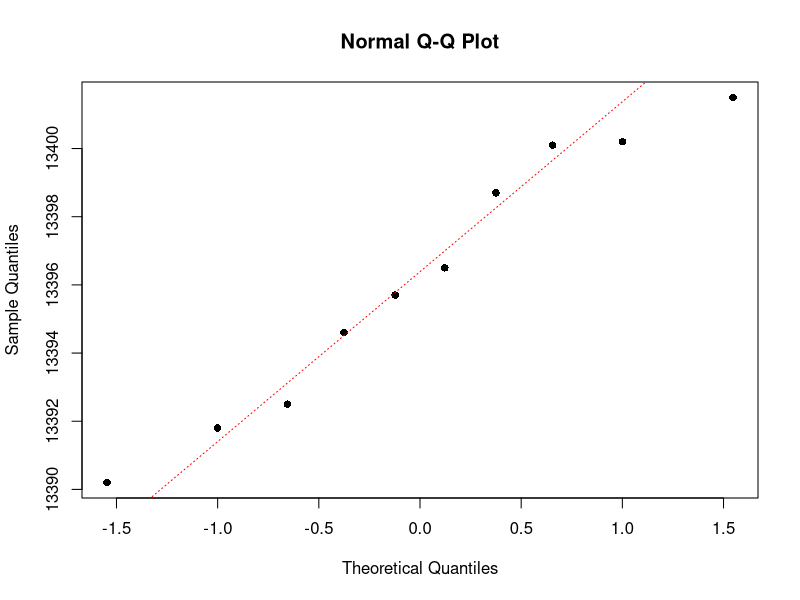
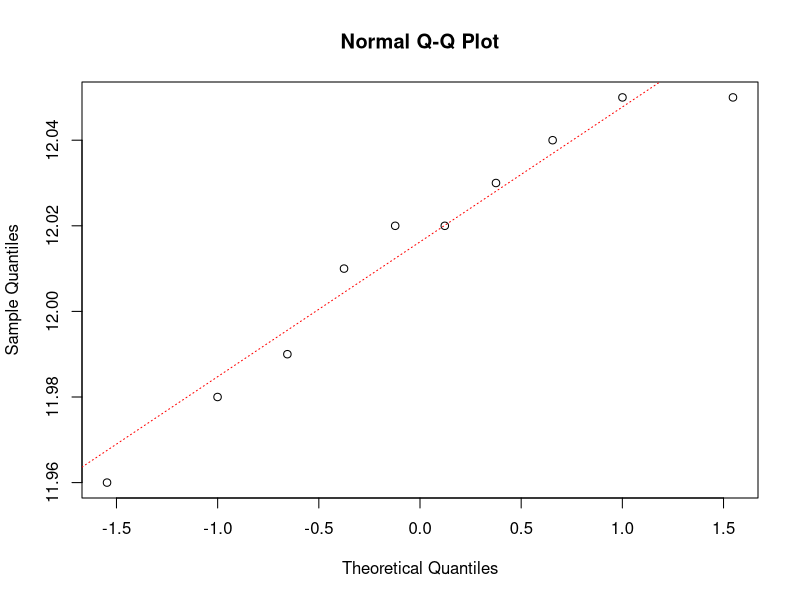
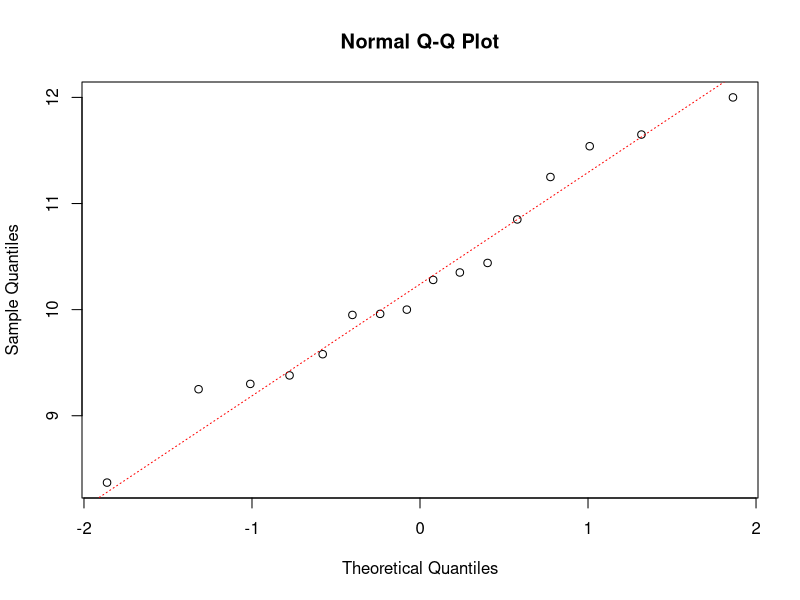
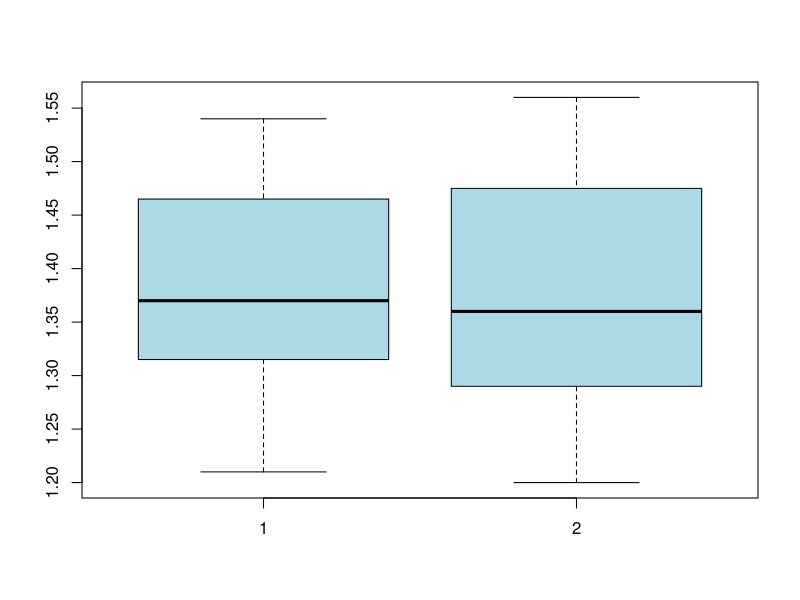
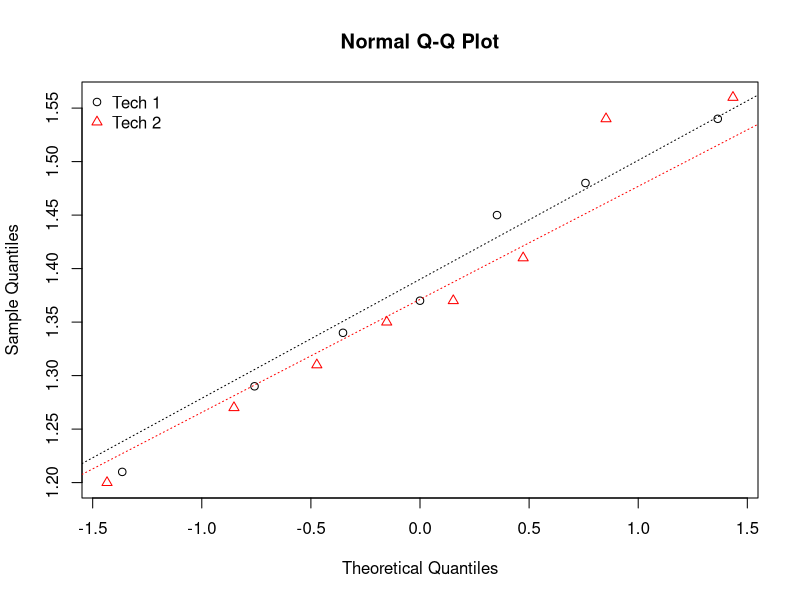
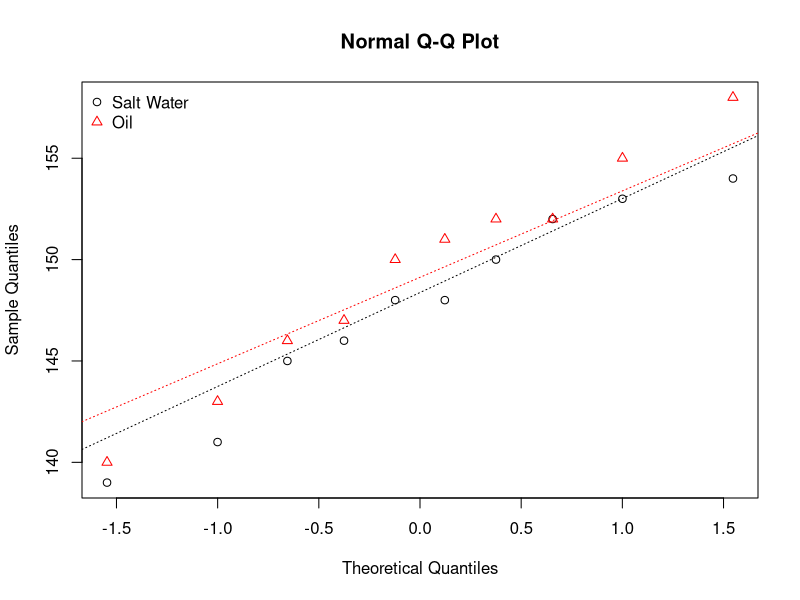
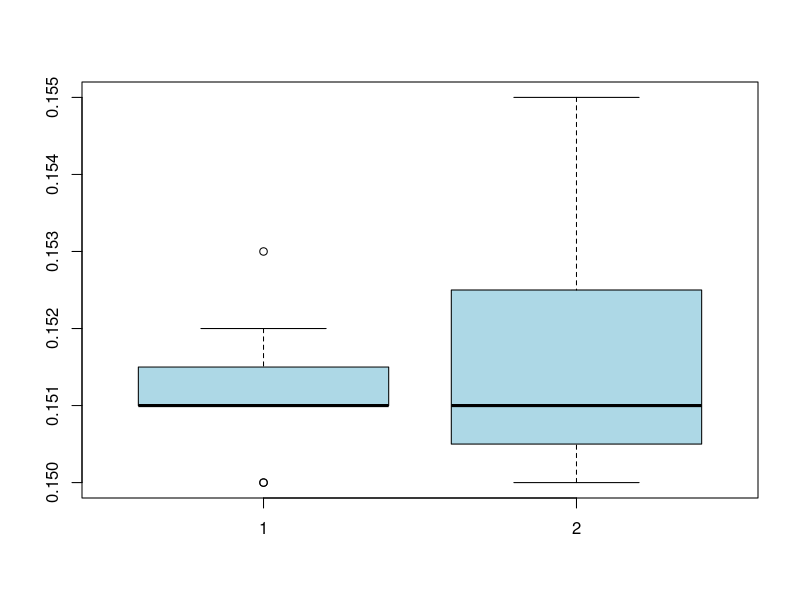
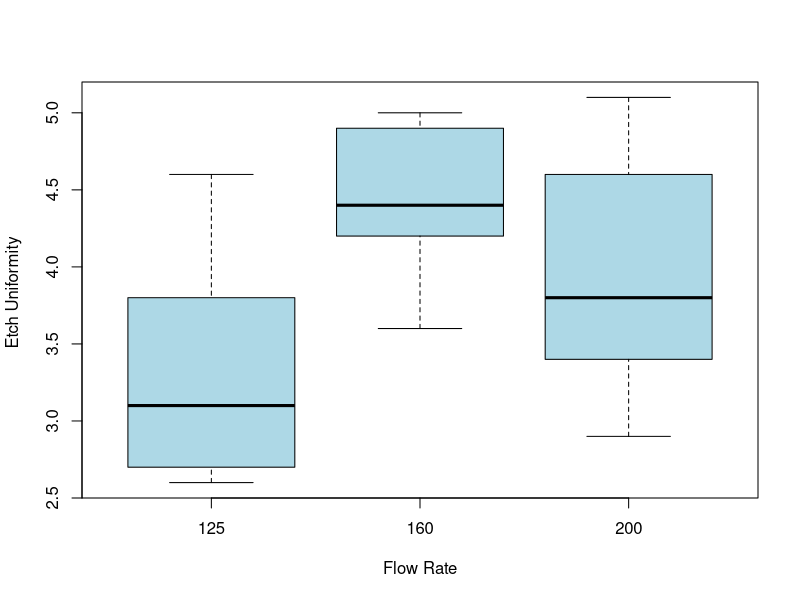

These charts were generated, in order, by the following R code:
## ---- chunk 1
knitr::opts_chunk$set(echo = FALSE, dpi=200, fig.align = 'center',
                      warning = F, message = F)
## ---- chunk 2
x <- c(13.3987, 13.3957, 13.3902, 13.4015, 13.4001, 13.3918, 13.3965,
       13.3925, 13.3946,13.4002)
y <- x*1000
# an appropriate test might be a t test:
test <- t.test(y, mu=13400, conf.level = 0.99)
## ---- chunk 3
qqnorm(y, pch=16)
qqline(y, lty=3, col="red")
## ---- chunk 4
x <- c(12.03, 12.01, 12.04, 12.02, 12.05, 11.98, 11.96, 12.02, 12.05, 11.99)
test <- t.test(x, conf.level = 0.99, mu=12)
## ---- chunk 5
qqnorm(x)
qqline(x, lty=3, col="red")
## ---- chunk 6
x<- c(10.35, 9.30,10.00, 9.96, 11.65, 12.00, 11.25, 9.58, 11.54, 9.95,
      10.28, 8.37, 10.44, 9.25, 9.38, 10.85)
# test the mean: 
test <- t.test(x, mu=12)
## Create function to perform chi-square test.
var.interval <- function(x,sigma0,conf.level = 0.95) {
  df <- length(x) - 1
  chilower <- qchisq((1 - conf.level)/2, df)
  chiupper <- qchisq((1 - conf.level)/2, df, lower.tail = FALSE)
  v <- var(x)
  testchi <- df*v/(sigma0^2)
  alpha <- 1-conf.level

  print(paste("Standard deviation = ", round(sqrt(v),4)),quote=FALSE)
  print(paste("Test statistic = ", round(testchi,4)),quote=FALSE)
  print(paste("Degrees of freedom = ", round(df,0)),quote=FALSE)
  print(" ",quote=FALSE)
  print("Two-tailed test critical values, alpha=0.05",quote=FALSE)
  print(paste("Lower = ", round(qchisq(alpha/2,df),4)),quote=FALSE)
  print(paste("Upper = ", round(qchisq(1-alpha/2,df),4)),quote=FALSE)
  print(" ",quote=FALSE)
  print("95% Confidence Interval for Standard Deviation",quote=FALSE)
  print(c(round(sqrt(df * v/chiupper),4), 
         round(sqrt(df * v/chilower),4)),quote=FALSE)
}
## Perform chi-square test.
# var.interval(x, 1)
N <- length(x)
stat <- (N-1)*(sd(x)/1)^2
cv <- sqrt(((N-1)*var(x))/qchisq(c(0.975, 0.025), 15))
## ---- chunk 7
u <- sqrt(((N-1)*var(x))/qchisq(.95, N-1, lower.tail = F))
## ---- chunk 8
qqnorm(x)
qqline(x, lty=3, col="red")
## ---- chunk 9
tech1 <- c(1.45,1.37,1.21,1.54,1.48,1.29,1.34)
tech2 <- c(1.54,1.41,1.56,1.37,1.2,1.31,1.27,1.35)
test <- t.test(tech1, tech2, var.equal = T)
test2 <- var.test(tech1, tech2, var.equal = F)
## ---- chunk 10
boxplot(tech1, tech2, col = "lightblue")
## ---- chunk 11
N <- length(tech2)
stat <- (N-1)*(sd(tech2)/1)^2
cv <- ((N-1)*var(tech2))/qchisq(c(0.975, 0.025), 15)
## ---- chunk 12
q1 <- qqnorm(tech1, plot.it = F)
q2 <- qqnorm(tech2, plot.it = F)
plot(range(q1$x, q2$x), range(q1$y, q2$y), type = "n", 
     xlab = "Theoretical Quantiles", ylab = "Sample Quantiles", 
     main = "Normal Q-Q Plot")
points(q1, pch=1); points(q2, col="red",pch=2)
qqline(tech1, lty=3); qqline(tech2, col="red", lty=3)
legend("topleft", legend = c("Tech 1", "Tech 2"), pch = c(1,2),
       col=c("black", "red"), bty="n")
## ---- chunk 13
salt <- c(145,150,153,148,141,152,146,154,139,148)
oil <- c(152,150,147,155,140,146,158,152,151,143)
test <- t.test(salt, oil, var.equal = TRUE)
t2 <- var.test(salt, oil)
## ---- chunk 14
q1 <- qqnorm(salt, plot.it = F)
q2 <- qqnorm(oil, plot.it = F)
plot(range(q1$x, q2$x), range(q1$y, q2$y), type = "n", 
     xlab = "Theoretical Quantiles", ylab = "Sample Quantiles", 
     main = "Normal Q-Q Plot")
points(q1, pch=1); points(q2, col="red",pch=2)
qqline(salt, lty=3); qqline(oil, col="red", lty=3)
legend("topleft", legend = c("Salt Water", "Oil"), pch = c(1,2),
       col=c("black", "red"), bty="n")
## ---- chunk 15
x <- 18; n <- 200; p <- 0.1; phat <- x/n
stat <- (x - 0.5 - n*p)/sqrt(n*p*(1-p))
conf.int <- phat + c(-1,1)*qnorm(.95)*sqrt((phat*(1-phat))/n)
## ---- chunk 16
x <- 65; n <- 500; p <- 0.08; phat <- x/n
stat <- (x - 0.5 - n*p)/sqrt(n*p*(1-p))
conf.int <- phat + qnorm(.95)*sqrt((phat*(1-phat))/n)
## ---- chunk 17
x1 <- 9.85; s1 <- 6.79; n1 <- 10
x2 <- 8.08; s2 <- 6.18; n2 <- 8
f0 <- pf(s1/s2, n1, n2)
t0 <- (x1 - x2)/sqrt((s1/n1)+(s2/n2))
## ---- chunk 18
mcal <- c(.15,.151,.151,.152,.151,.150,.151,.153,.152,.151,.151,
          .151)
vcal <- c(.151,.150,.151,.150,.151,.151,.153,.155,.154,.151,.150,
          .152)
test <- t.test(mcal, vcal)
boxplot(mcal, vcal, col="lightblue")
## ---- chunk 19
x <- 11; n <- 100; p <- 0.15; phat <- x/n; y <- x/n
stat <- (x - 0.5 - n*p)/sqrt(n*p*(1-p))
conf.int <- phat + c(-1,1)*qnorm(.995)*sqrt((phat*(1-phat))/n)
## ---- chunk 20
df <- data.frame(f125 = c(2.7,2.6,4.6,3.2,3,3.8), f160 = 
                   c(4.6,4.9,5,4.2,3.6,4.2),f200 = c(4.6,2.9,3.4,3.5,4.1,5.1))
df <- stack(df)
names(df) <- c("etch", "rate")
df$rate <- gl(3, 6, labels = c(125, 160, 200))
fit <- aov(etch ~ rate, df)
## ---- chunk 21
knitr::kable(anova(fit))
## ---- chunk 22
boxplot(etch ~ rate, df, col="lightblue", xlab = "Flow Rate", ylab = 
          "Etch Uniformity ")
## ---- chunk 23
plot(fit, which=1)
## ---- chunk 24
plot(fit, which=2)
## ---- chunk 25
df <- data.frame(density = c(41.8,41.9,41.7,41.6,41.5,41.7,
                             41.4,41.3,41.7,41.6,41.7,41.8,
                             41.2,41.0,41.6,41.9,41.7,41.3,
                             41.0,40.6,41.8,41.2,41.9,41.5), 
                 temp = gl(4, 6, labels = c(500,525,550,575)))
fit <- aov(density ~ temp, df)

## ---- chunk 26
par(mfrow=c(1,2))
plot(fit, which=c(1,2))
## ---- chunk 27
boxplot(density ~ temp, df, col="lightblue", xlab="Temp", ylab="Density")
## ---- chunk 28
plot(fit$residuals ~ df$temp, col="lightblue", xlab = "Temp", 
     ylab = "Residuals")
## ---- chunk 29
df <- data.frame(radon = c(80,83,83,85,75,75,79,79,74,73,76,77,67,72,74,74,
                           62,62,67,69,60,61,64,66), 
                 diam = gl(6, 4, labels = c(.37,.51,.71,1.02,1.4,1.99)))
fit <- aov(radon ~ diam, df)
boxplot(radon ~ diam, df, col="lightblue", xlab="Diameter", 
        ylab="Radon Released (%)")
